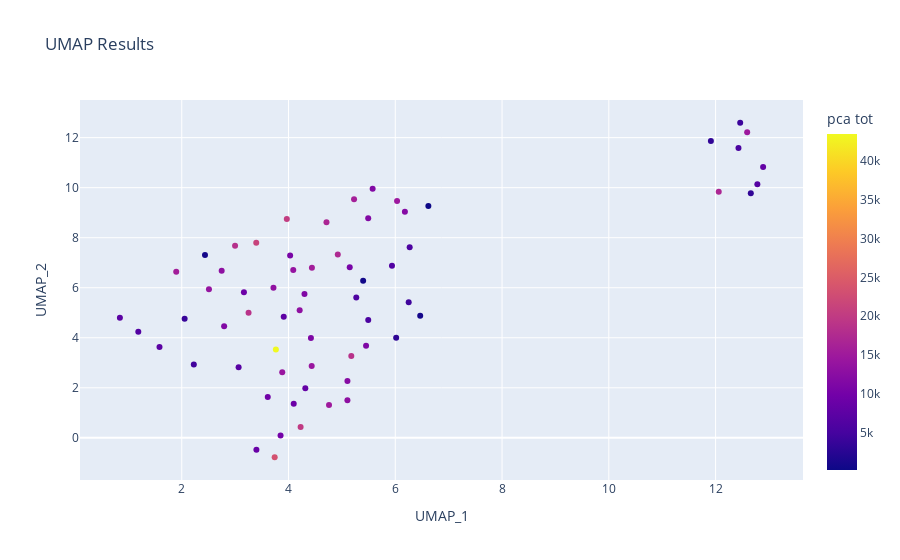

Here is the notebook cell this chart was saved with:
### Code cell
# the above code could be very  interesting to show connections with certain phenotypes, however, it seems that is does not work for vanillate, what if we try precursors or other measures

#adjust this code to aim for other precursor or target variables of interest and adjust hyperparameter of umap to see if there's patterns
idPrecursor = df.groupby('UQ Strain')['PCA DAD_H 302nm_tot'].idxmax()

dfPreMax=df.loc[idPrecursor]
#print(dfPreMax)

label_pca_tot = dfPreMax['PCA DAD_H 302nm_tot'].values


#print(label_pca_tot)

# Apply UMAP
umap = U.UMAP(n_components=2, n_neighbors= 3, min_dist=0.6, random_state=42)  # Adjust n_components as needed (default is 2, 15, .1 I think)
umap_result = umap.fit_transform(scaled_data)  # Apply UMAP to your data

# Visualize the UMAP projection
plt.scatter(umap_result[:, 0], umap_result[:, 1])
plt.title('UMAP Projection PCA 302nm')
plt.xlabel('Component 1')
plt.ylabel('Component 2')
plt.show()

umap_df = pd.DataFrame(umap_result, columns = ['UMAP_1','UMAP_2'])


umap_df['pca tot']= label_pca_tot

fig = px.scatter(umap_df, x='UMAP_1', y='UMAP_2', color='pca tot', title='UMAP Results')
fig.show()

### Figure 1 — Plotly figure (JSON) as saved in the notebook; plotly's stock layout.template omitted (floating-point values rounded to 4 significant figures)
{"data": [{"hovertemplate": "UMAP_1=%{x}<br>UMAP_2=%{y}<br>pca tot=%{marker.color}<extra></extra>", "legendgroup": "", "marker": {"color": [16760.0, 5868.0, 10460.0, 16890.0, 18710.0, 17250.0, 11240.0, 6634.0, 9177.0, 181.1, 43470.0, 14700.0, 5799.0, 6349.0, 3035.0, 611.0, 5639.0, 14810.0, 5558.0, 3240.0, 4185.0, 8175.0, 850.8, 4471.0, 732.0, 11960.0, 11600.0, 14930.0, 14290.0, 13850.0, 14290.0, 13170.0, 12260.0, 8383.0, 9530.0, 12960.0, 15480.0, 13270.0, 10660.0, 11350.0, 11220.0, 11560.0, 9172.0, 11610.0, 15760.0, 13060.0, 3798.0, 3200.0, 13870.0, 18850.0, 6428.0, 7281.0, 6960.0, 7269.0, 4682.0, 15550.0, 7568.0, 8729.0, 10030.0, 23300.0, 19940.0, 18330.0, 20300.0, 21230.0], "coloraxis": "coloraxis", "symbol": "circle"}, "mode": "markers", "name": "", "orientation": "v", "showlegend": false, "type": "scatter", "x": [4.711, 5.269, 5.147, 12.06, 5.176, 4.923, 5.453, 12.78, 3.165, 6.62, 3.763, 6.033, 6.27, 5.938, 6.016, 5.398, 5.493, 12.59, 12.43, 11.91, 12.46, 12.89, 6.467, 6.251, 2.435, 6.18, 5.493, 4.759, 4.434, 4.089, 3.882, 4.209, 5.104, 4.315, 3.611, 5.103, 4.438, 3.718, 4.03, 4.299, 4.42, 2.794, 4.097, 5.576, 5.228, 2.748, 2.054, 12.66, 2.51, 3.252, 1.186, 0.8414, 3.065, 1.583, 2.226, 1.896, 3.91, 3.399, 3.851, 3.741, 4.226, 2.999, 3.968, 3.395], "xaxis": "x", "y": [8.62, 5.606, 6.818, 9.833, 3.27, 7.333, 3.686, 10.14, 5.824, 9.264, 3.529, 9.47, 7.618, 6.883, 4.005, 6.284, 4.71, 12.22, 11.59, 11.86, 12.6, 10.83, 4.878, 5.423, 7.306, 9.037, 8.782, 1.308, 2.871, 6.704, 2.621, 5.099, 2.269, 1.981, 1.636, 1.505, 6.797, 5.995, 7.286, 5.751, 3.995, 4.461, 1.366, 9.958, 9.538, 6.677, 4.758, 9.78, 5.937, 4.998, 4.24, 4.801, 2.819, 3.627, 2.931, 6.64, 4.845, -0.4712, 0.09166, -0.7759, 0.4365, 7.677, 8.751, 7.802], "yaxis": "y"}], "layout": {"coloraxis": {"colorbar": {"title": {"text": "pca tot"}}, "colorscale": [[0, "#0d0887"], [0.1111, "#46039f"], [0.2222, "#7201a8"], [0.3333, "#9c179e"], [0.4444, "#bd3786"], [0.5556, "#d8576b"], [0.6667, "#ed7953"], [0.7778, "#fb9f3a"], [0.8889, "#fdca26"], [1, "#f0f921"]]}, "legend": {"tracegroupgap": 0}, "title": {"text": "UMAP Results"}, "xaxis": {"anchor": "y", "domain": [0, 1], "title": {"text": "UMAP_1"}}, "yaxis": {"anchor": "x", "domain": [0, 1], "title": {"text": "UMAP_2"}}}}
